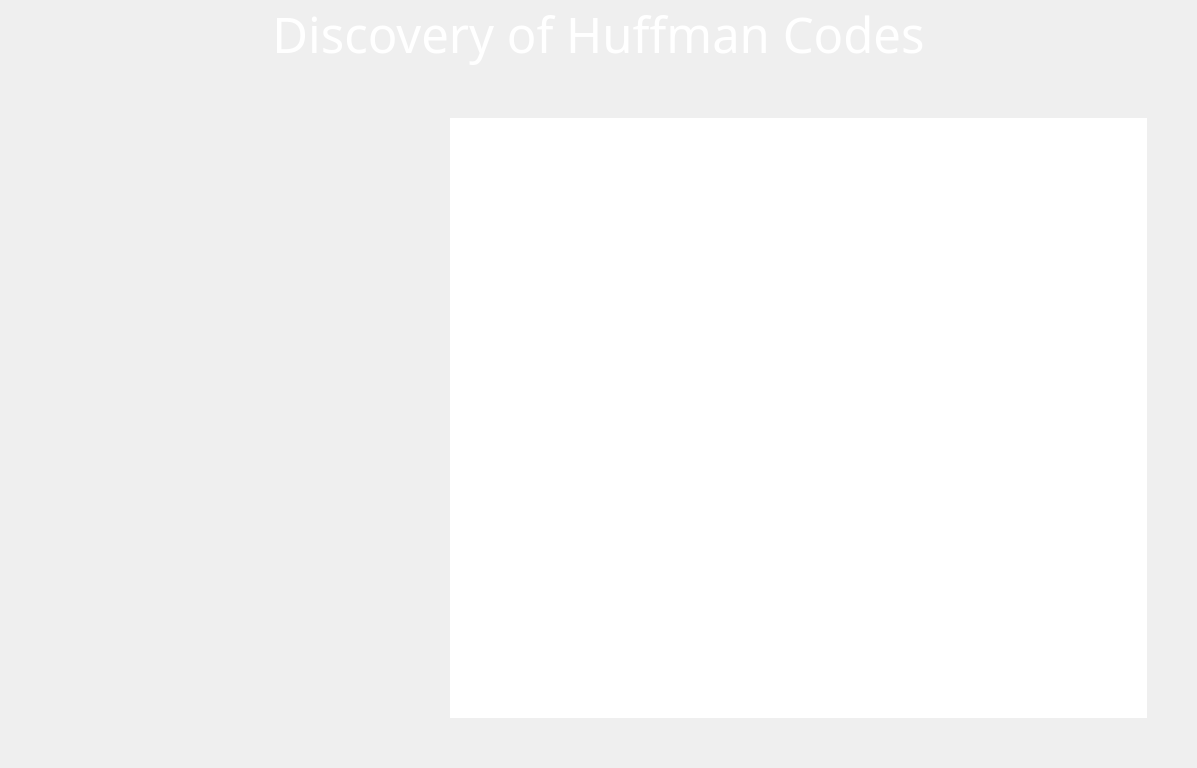
      <widget class="QWidget" name="scrollAreaWidgetContents_3">
       <property name="geometry">
        <rect>
         <x>0</x>
         <y>0</y>
         <width>1197</width>
         <height>757</height>
        </rect>
       </property>
       <property name="minimumSize">
        <size>
         <width>0</width>
         <height>0</height>
        </size>
       </property>
       <layout class="QVBoxLayout" name="verticalLayout_7">
        <property name="spacing">
         <number>0</number>
        </property>
        <property name="leftMargin">
         <number>0</number>
        </property>
        <property name="topMargin">
         <number>0</number>
        </property>
        <property name="rightMargin">
         <number>0</number>
        </property>
        <property name="bottomMargin">
         <number>0</number>
        </property>
        <item>
         <widget class="QLabel" name="label_5">
          <property name="font">
           <font>
            <family>Forte</family>
            <pointsize>37</pointsize>
           </font>
          </property>
          <property name="styleSheet">
           <string notr="true">color: rgb(255, 255, 255);</string>
          </property>
          <property name="text">
           <string>Discovery of Huffman Codes</string>
          </property>
          <property name="alignment">
           <set>Qt::AlignCenter</set>
          </property>
         </widget>
        </item>
        <item>
         <layout class="QGridLayout" name="gridLayout_5" rowstretch="0,0,0,0,0" columnstretch="0,0,0">
          <property name="spacing">
           <number>0</number>
          </property>
          <item row="4" column="1" colspan="2">
           <layout class="QHBoxLayout" name="horizontalLayout_5">
            <property name="spacing">
             <number>0</number>
            </property>
           </layout>
          </item>
          <item row="1" column="0">
           <widget class="QLabel" name="label_6">
            <property name="minimumSize">
             <size>
              <width>400</width>
              <height>279</height>
             </size>
            </property>
            <property name="styleSheet">
             <string notr="true">border: 0px;

margin:0px;
padding:50px;
padding-right:0px</string>
            </property>
            <property name="text">
             <string/>
            </property>
            <property name="pixmap">
             <pixmap>E:/طراحی/Huffman/David Huffman.jpg</pixmap>
            </property>
            <property name="scaledContents">
             <bool>true</bool>
            </property>
            <property name="wordWrap">
             <bool>false</bool>
            </property>
            <property name="openExternalLinks">
             <bool>false</bool>
            </property>
            <property name="textInteractionFlags">
             <set>Qt::NoTextInteraction</set>
            </property>
           </widget>
          </item>
          <item row="1" column="1" colspan="2">
           <widget class="QPlainTextEdit" name="plainTextEdit_3">
            <property name="sizePolicy">
             <sizepolicy hsizetype="Expanding" vsizetype="Expanding">
              <horstretch>1</horstretch>
              <verstretch>0</verstretch>
             </sizepolicy>
            </property>
            <property name="minimumSize">
             <size>
              <width>700</width>
              <height>700</height>
             </size>
            </property>
            <property name="font">
             <font>
              <family>Segoe UI Emoji</family>
              <pointsize>18</pointsize>
              <strikeout>false</strikeout>
              <stylestrategy>PreferAntialias</stylestrategy>
              <kerning>true</kerning>
             </font>
            </property>
            <property name="styleSheet">
             <string notr="true">border: 0px;
color: rgb(255, 255, 255);
margin:0px;
padding:50px;
</string>
            </property>
            <property name="lineWidth">
             <number>1</number>
            </property>
            <property name="plainText">
             <string>The story of the invention of Huffman codes is a great story that demonstrates that students can do better than professors. David Huffman (1925-1999) was a student in an electrical engineering course in 1951. His professor, Robert Fano, offered students a choice of taking a final exam or writing a term paper. Huffman did not want to take the final so he started working on the term paper. The topic of the paper was to find the most efficient (optimal) code. What Professor Fano did not tell his students was the fact that it was an open problem and that he was working on the problem himself. Huffman spent a lot of time on the problem and was ready to give up when the solution suddenly came to him. The code he discovered was optimal, that is, it had the lowest possible average message length. The method that Fano had developed for this problem did not always produce an optimal code. Therefore, Huffman did better than his professor. Later Huffman said that likely he would not have even attempted the problem if he had known that his professor was struggling with it.</string>
            </property>
            <property name="backgroundVisible">
             <bool>false</bool>
            </property>
            <property name="centerOnScroll">
             <bool>false</bool>
            </property>
           </widget>
          </item>
         </layout>
        </item>
       </layout>
      </widget>
